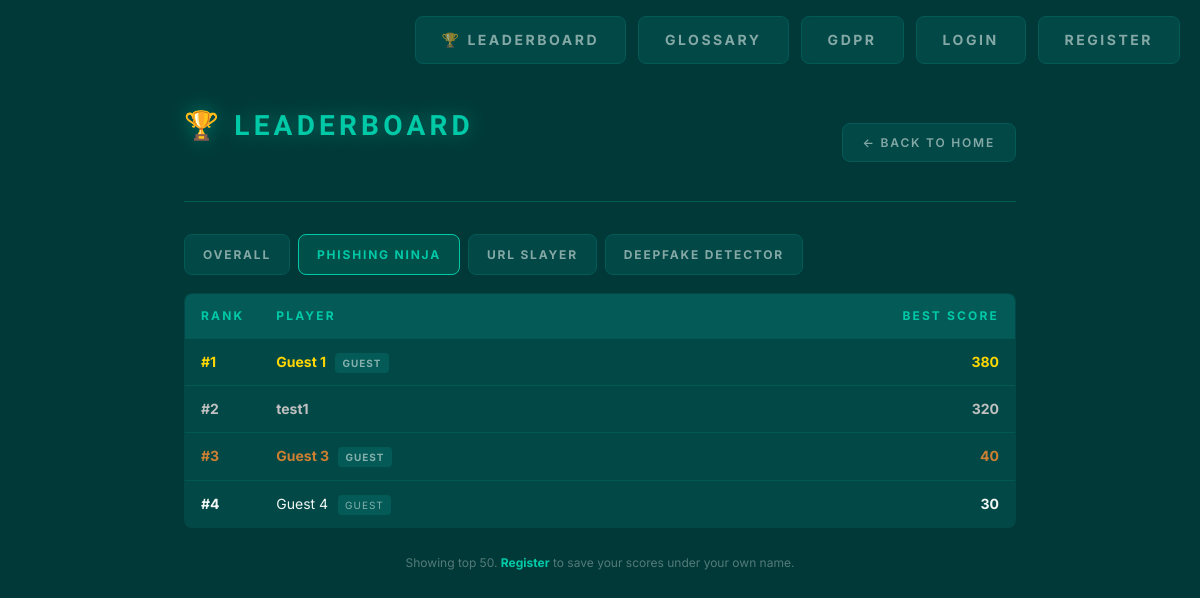
/leaderboard/?game=email, run on the app's committed database.
### game/models.py (models this page shows, shortened)
class GuestPlayer(models.Model):
    session_key  = models.CharField(max_length=64, unique=True, db_index=True)
    display_name = models.CharField(max_length=32)
    created_at   = models.DateTimeField(auto_now_add=True)
    class Meta:
        ordering = ['created_at']

### game/views.py (the view, shortened to what this page needs)
# urls.py: path('leaderboard/',     views.leaderboard_view,    name='leaderboard'),
def leaderboard_view(request):
    game_filter = request.GET.get('game', 'total')
    rows = []
    if game_filter in ('email', 'url', 'ai'):
        qs = (
            GameSession.objects
            .filter(game=game_filter)
            .values('user__username', 'guest__display_name', 'user_id', 'guest_id')
            .annotate(best=Max('score'))
            .order_by('-best')[:50]
        )
        for r in qs:
            name = r['user__username'] or r['guest__display_name'] or 'Unknown'
            rows.append({
                'name':     name,
                'is_guest': r['guest_id'] is not None,
                'is_you':   request.user.is_authenticated and r['user__username'] == request.user.username,
                'score':    r['best'],
            })
    return render(request, 'game/leaderboard.html', {
        'rows': rows,
        'game_filter': game_filter,
        'tabs': [
            ('total', 'Overall'),
            ('email', 'Phishing Ninja'),
            ('url',   'URL Slayer'),
            ('ai',    'Deepfake Detector'),
        ],
    })

### game/templates/game/leaderboard.html (shortened to what this page needs)
{% load static %}
<!DOCTYPE html>
<html lang="en">
<head>
    <link rel="stylesheet" href="{% static 'css/style.css' %}">
</head>
<body>
    {% include 'game/navbar.html' %}
    <div class="container leaderboard-container">
        <div class="header">
            <h1>🏆 Leaderboard</h1>
            <a href="{% url 'home' %}" class="back-link">← Back to Home</a>
        </div>
        <div class="leaderboard-tabs">
            {% for code, label in tabs %}
                <a href="?game={{ code }}" class="tab-btn {% if game_filter == code %}active{% endif %}">{{ label }}</a>
            {% endfor %}
        </div>
        {% if rows %}
        <table class="leaderboard-table">
            <thead>
                <tr><th class="rank-cell">Rank</th><th>Player</th><th class="score-cell">Best Score</th></tr>
            </thead>
            <tbody>
                {% for row in rows %}
                <tr class="{% if row.is_you %}is-you{% endif %}">
                    <td class="rank-cell">#{{ forloop.counter }}</td>
                    <td>
                        {{ row.name }}
                        {% if row.is_guest %}<span class="guest-tag">Guest</span>{% endif %}
                    </td>
                    <td class="score-cell">{{ row.score }}</td>
                </tr>
                {% endfor %}
            </tbody>
        </table>
        {% else %}
        <p style="text-align:center; color:var(--text-dim); padding:40px;">
            No scores yet. Be the first to play!
        </p>
        {% endif %}
        <p style="text-align:center; margin-top:24px; font-size:var(--font-xs); color:var(--text-muted);">
            Showing top 50.
            {% if not user.is_authenticated %}
                <strong><a href="{% url 'register' %}">Register</a></strong> to save your scores under your own name.
            {% endif %}
        </p>
    </div>
</body>
</html>

### static/css/style.css (style rules this page uses)
*, *::before, *::after { box-sizing: border-box; margin: 0; padding: 0; }
:root { --bg: #013938; --surface: #024846; --surface2: #035a57; --surface3: #012b2a; --border: rgba(0, 201, 167, 0.25); --border-dim: rgba(0, 201, 167, 0.12); --border-solid: #035a57; --green: #00c9a7; --green-dim: rgba(0, 201, 167, 0.15); --green-glow: rgba(0, 201, 167, 0.45); --green-dark: #009e84; --red: #ff4d6d; --red-dim: rgba(255, 77, 109, 0.15); --orange: #ff9f43; --amber: #ffd166; --gold: #ffd700; --silver: #c0c0c0; --bronze: #cd7f32; --text: #f0f7f4; --text-dim: rgba(240, 247, 244, 0.55); --text-muted: rgba(240, 247, 244, 0.35); --font-mono: 'Inter', system-ui, -apple-system, 'Segoe UI', Roboto, sans-serif; --font-display: 'Exo 2', 'Inter', system-ui, sans-serif; --font-xs: 12px; --font-sm: 14px; --font-base: 15px; --font-md: 17px; --font-lg: 22px; --font-xl: 28px; --font-2xl: 36px; --radius: 8px; --transition: 0.25s ease; }
html, body { min-height: 100vh; background: var(--bg); color: var(--text); font-family: var(--font-mono); font-size: var(--font-base); line-height: 1.6; -webkit-font-smoothing: antialiased; -moz-osx-font-smoothing: grayscale; }
h1, h2, h3 { font-family: var(--font-display); letter-spacing: 0.04em; }
h1 { font-size: var(--font-2xl); font-weight: 700; color: var(--green); letter-spacing: 0.1em; text-transform: uppercase; text-shadow: 0 0 20px var(--green-glow); }
p { font-size: var(--font-sm); color: var(--text-dim); line-height: 1.8; margin-bottom: 12px; }
strong { color: var(--text); font-weight: 700; }
a { color: var(--green); text-decoration: none; transition: color var(--transition), text-shadow var(--transition); }
.container { max-width: 1000px; margin: 0 auto; padding: 24px 24px 60px; }
.header { display: flex; justify-content: space-between; align-items: center; flex-wrap: wrap; gap: 12px; margin-bottom: 32px; padding-bottom: 20px; border-bottom: 1px solid var(--border); }
.header h1 { font-size: var(--font-xl); letter-spacing: 0.15em; margin: 0; }
.back-link { display: inline-flex; align-items: center; gap: 6px; padding: 9px 20px; background: var(--surface); border: 1px solid var(--border-solid); border-radius: var(--radius); color: var(--text-dim); font-family: var(--font-mono); font-size: var(--font-xs); font-weight: 600; letter-spacing: 0.15em; text-transform: uppercase; transition: all var(--transition); }
.leaderboard-container { max-width: 880px; margin: 0 auto; }
.leaderboard-tabs { display: flex; gap: 8px; margin-bottom: 18px; flex-wrap: wrap; }
.tab-btn { padding: 10px 18px; background: var(--surface); border: 1px solid var(--border-solid); border-radius: var(--radius); color: var(--text-dim); font-family: var(--font-mono); font-size: var(--font-xs); font-weight: 700; letter-spacing: 0.15em; text-transform: uppercase; cursor: pointer; text-decoration: none; transition: all var(--transition); }
.tab-btn.active, .tab-btn:hover { background: var(--green-dim); border-color: var(--green); color: var(--green); }
.leaderboard-table { width: 100%; border-collapse: collapse; background: var(--surface); border: 1px solid var(--border); border-radius: var(--radius); overflow: hidden; }
.leaderboard-table th, .leaderboard-table td { padding: 12px 16px; font-size: var(--font-sm); text-align: left; border-bottom: 1px solid var(--border-dim); }
.leaderboard-table th { background: var(--surface2); color: var(--green); font-size: var(--font-xs); letter-spacing: 0.18em; text-transform: uppercase; }
.leaderboard-table td { color: var(--text); }
.leaderboard-table tr:nth-child(1) td { color: var(--gold); font-weight: 700; }
.leaderboard-table tr:nth-child(2) td { color: var(--silver); font-weight: 700; }
.leaderboard-table tr:nth-child(3) td { color: var(--bronze); font-weight: 700; }
.leaderboard-table .rank-cell { width: 60px; font-weight: 700; }
.leaderboard-table .score-cell { text-align: right; font-weight: 700; }
.guest-tag { display: inline-block; font-size: 10px; background: var(--surface2); color: var(--text-dim); padding: 2px 7px; border-radius: 4px; margin-left: 6px; letter-spacing: 0.1em; text-transform: uppercase; }
.container h1 { margin-bottom: 32px; }

### data on the page
GuestPlayer: name "Guest 1", shows "GUEST", score "380"
GuestPlayer: name "Guest 3", shows "GUEST", score "40"
GuestPlayer: name "Guest 4", shows "GUEST", score "30"

### other printed values
{{ label }} "OVERALL" "PHISHING NINJA" "URL SLAYER" "DEEPFAKE DETECTOR"
{{ row.name }} "test1"
{{ row.score }} "320"
